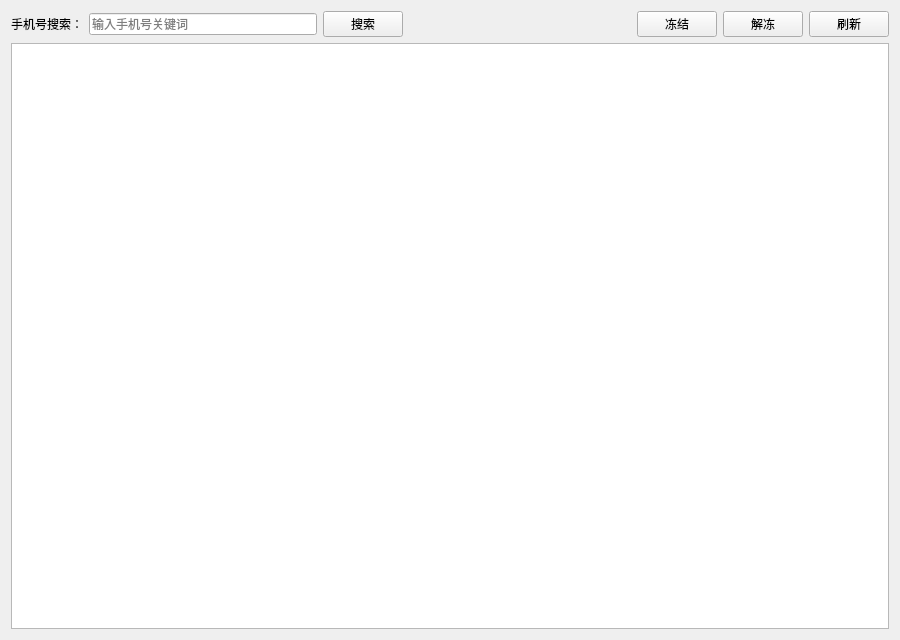
<?xml version="1.0" encoding="UTF-8"?>
<ui version="4.0">
 <class>UserPage</class>
 <widget class="QWidget" name="UserPage">
  <property name="geometry">
   <rect>
    <x>0</x>
    <y>0</y>
    <width>900</width>
    <height>640</height>
   </rect>
  </property>
  <layout class="QVBoxLayout" name="verticalLayout">
   <item>
    <layout class="QHBoxLayout" name="toolBar">
     <item>
      <widget class="QLabel" name="label">
       <property name="text">
        <string>手机号搜索：</string>
       </property>
      </widget>
     </item>
     <item>
      <widget class="QLineEdit" name="searchEdit">
       <property name="placeholderText">
        <string>输入手机号关键词</string>
       </property>
      </widget>
     </item>
     <item>
      <widget class="QPushButton" name="searchButton">
       <property name="text">
        <string>搜索</string>
       </property>
      </widget>
     </item>
     <item>
      <spacer name="horizontalSpacer">
       <property name="orientation">
        <enum>Qt::Horizontal</enum>
       </property>
       <property name="sizeHint" stdset="0">
        <size>
         <width>40</width>
         <height>20</height>
        </size>
       </property>
      </spacer>
     </item>
     <item>
      <widget class="QPushButton" name="freezeButton">
       <property name="text">
        <string>冻结</string>
       </property>
      </widget>
     </item>
     <item>
      <widget class="QPushButton" name="unfreezeButton">
       <property name="text">
        <string>解冻</string>
       </property>
      </widget>
     </item>
     <item>
      <widget class="QPushButton" name="refreshButton">
       <property name="text">
        <string>刷新</string>
       </property>
      </widget>
     </item>
    </layout>
   </item>
   <item>
    <widget class="QTableWidget" name="userTable">
     <property name="editTriggers">
      <set>QAbstractItemView::NoEditTriggers</set>
     </property>
     <property name="selectionBehavior">
      <enum>QAbstractItemView::SelectRows</enum>
     </property>
    </widget>
   </item>
  </layout>
 </widget>
 <resources/>
 <connections/>
</ui>
